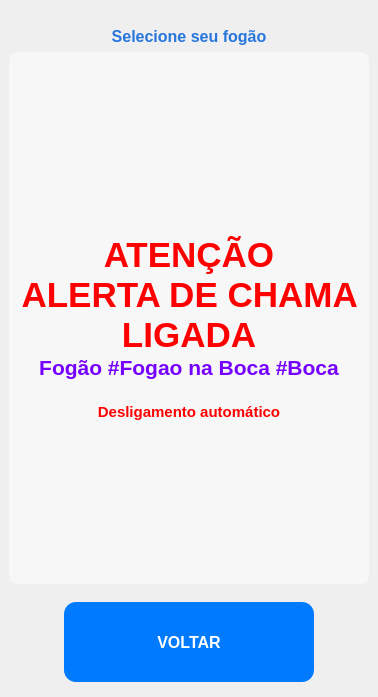
<?xml version="1.0" encoding="UTF-8"?>
<ui version="4.0">
 <class>Form</class>
 <widget class="QWidget" name="Form">
  <property name="geometry">
   <rect>
    <x>0</x>
    <y>0</y>
    <width>378</width>
    <height>697</height>
   </rect>
  </property>
  <property name="windowTitle">
   <string>Form</string>
  </property>
  <property name="styleSheet">
   <string notr="true">border-radius:8px;</string>
  </property>
  <layout class="QVBoxLayout" name="verticalLayout">
   <property name="spacing">
    <number>0</number>
   </property>
   <property name="leftMargin">
    <number>0</number>
   </property>
   <property name="topMargin">
    <number>0</number>
   </property>
   <property name="rightMargin">
    <number>0</number>
   </property>
   <property name="bottomMargin">
    <number>0</number>
   </property>
   <item>
    <widget class="QWidget" name="widget" native="true">
     <layout class="QVBoxLayout" name="verticalLayout_3"/>
    </widget>
   </item>
   <item>
    <widget class="QWidget" name="widget_4" native="true">
     <layout class="QVBoxLayout" name="verticalLayout_2">
      <item>
       <widget class="QLabel" name="label">
        <property name="text">
         <string>&lt;html&gt;&lt;head/&gt;&lt;body&gt;&lt;p align=&quot;center&quot;&gt;&lt;span style=&quot; font-size:12pt; font-weight:600; color:#2776dd;&quot;&gt;Selecione seu fogão&lt;/span&gt;&lt;/p&gt;&lt;/body&gt;&lt;/html&gt;</string>
        </property>
       </widget>
      </item>
      <item>
       <widget class="QWidget" name="widget_3" native="true">
        <property name="sizePolicy">
         <sizepolicy hsizetype="Preferred" vsizetype="MinimumExpanding">
          <horstretch>0</horstretch>
          <verstretch>0</verstretch>
         </sizepolicy>
        </property>
        <property name="styleSheet">
         <string notr="true">background-color: rgb(247, 247, 247);</string>
        </property>
        <layout class="QVBoxLayout" name="verticalLayout_6">
         <item>
          <widget class="QPushButton" name="pushButton">
           <property name="text">
            <string/>
           </property>
           <property name="icon">
            <iconset>
             <normaloff>../sources/alert-svgrepo-com.png</normaloff>../sources/alert-svgrepo-com.png</iconset>
           </property>
           <property name="iconSize">
            <size>
             <width>200</width>
             <height>200</height>
            </size>
           </property>
          </widget>
         </item>
         <item>
          <widget class="QLabel" name="label_2">
           <property name="text">
            <string>&lt;html&gt;&lt;head/&gt;&lt;body&gt;&lt;p align=&quot;center&quot;&gt;&lt;span style=&quot; font-size:26pt; font-weight:600; color:#ff0000;&quot;&gt;ATENÇÃO&lt;br/&gt;ALERTA DE CHAMA LIGADA&lt;br/&gt;&lt;/span&gt;&lt;span style=&quot; font-size:16pt; font-weight:600; color:#7600ff;&quot;&gt;Fogão #Fogao na Boca #Boca&lt;br/&gt;&lt;br/&gt;&lt;/span&gt;&lt;span style=&quot; font-size:11pt; font-weight:600; color:#ff0000;&quot;&gt;Desligamento automático&lt;/span&gt;&lt;/p&gt;&lt;/body&gt;&lt;/html&gt;</string>
           </property>
           <property name="wordWrap">
            <bool>true</bool>
           </property>
          </widget>
         </item>
        </layout>
       </widget>
      </item>
     </layout>
    </widget>
   </item>
   <item alignment="Qt::AlignHCenter|Qt::AlignVCenter">
    <widget class="QWidget" name="widget_2" native="true">
     <layout class="QVBoxLayout" name="verticalLayout_4">
      <item>
       <widget class="QPushButton" name="voltar">
        <property name="minimumSize">
         <size>
          <width>250</width>
          <height>80</height>
         </size>
        </property>
        <property name="maximumSize">
         <size>
          <width>250</width>
          <height>80</height>
         </size>
        </property>
        <property name="styleSheet">
         <string notr="true">QPushButton {
    background-color: #007AFF;       /* Azul padrão iOS */
    color: white;
    border-radius: 12px;             /* iOS usa bordas mais suaves */
    padding: 10px 20px;
    font-size: 16px;
    font-weight: 600;                /* semi-bold padrão iOS */
    border: none;                    /* sem borda visível */
}

QPushButton:hover {
    background-color: #0A84FF;       /* Azul iOS Hover – levemente mais claro */
}

QPushButton:pressed {
    background-color: #0063CC;       /* Azul iOS Pressed – um pouco mais escuro */
}
</string>
        </property>
        <property name="text">
         <string>VOLTAR</string>
        </property>
       </widget>
      </item>
      <item alignment="Qt::AlignHCenter|Qt::AlignVCenter">
       <widget class="QWidget" name="widget_5" native="true">
        <layout class="QVBoxLayout" name="verticalLayout_5">
         <property name="spacing">
          <number>0</number>
         </property>
         <property name="leftMargin">
          <number>0</number>
         </property>
         <property name="topMargin">
          <number>0</number>
         </property>
         <property name="rightMargin">
          <number>0</number>
         </property>
         <property name="bottomMargin">
          <number>0</number>
         </property>
        </layout>
       </widget>
      </item>
     </layout>
    </widget>
   </item>
  </layout>
 </widget>
 <resources/>
 <connections/>
</ui>
